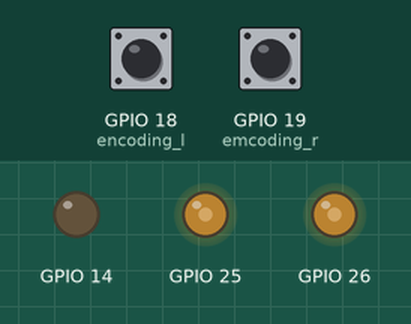
A sketch run on a simulated ESP32. Parts: output pins drawn as LEDs (lit = HIGH). The test bench sets the inputs (shaded band); at power-on: GPIO 18 (encoding_l) HIGH, GPIO 19 (emcoding_r) HIGH. What the sketch prints to the serial monitor is not drawn.

Above: at 0.1 s.
Timing chart, 0 to 39.1 s (numbered marks = the images above):
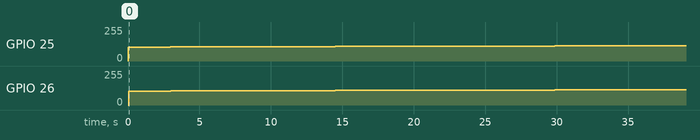

Measured:
- by itself, GPIO 25, GPIO 26: moves from 0/255 to 115/255 over 37.5 s

The sketch:

esp32_motor_control_0524.ino
```cpp
#include"control.h"
#include"Queue.h"
#include<esp32-hal-dac.h>
Queue<unsigned long> myQ_l = Queue<unsigned long>(1000);
Queue<unsigned long> myQ_r = Queue<unsigned long>(1000);

int HZ_l,HZ_r;
int a_l,b_l;
int a_r,b_r;

const double kp =2, ki = 0.00005, kd = 0;

double pwm;

void isr();

double PIDcontrol(double order,double in)
{
  unsigned long current_time;
  unsigned long previous_time = 0;
  double time_difference;
  double error;
  double last_error;
  double accumulated_error=0,rate_of_error;
  current_time=millis();
  time_difference=(double)(current_time - previous_time);
  error=order-in;
  accumulated_error+=error*time_difference;
  rate_of_error=(error-last_error)/time_difference;
  double out=(in+(kp*error+ki*accumulated_error+kd*rate_of_error))*0.4485+94.382;
  Serial.println(out);
  last_error=error;
  previous_time=current_time;

  return out;
}

void setup() {
  Serial.begin(9600);
  //ISR_setup();
  pinMode(26,OUTPUT);
  pinMode(25,OUTPUT);
  pinMode(14,OUTPUT);
  pinMode(18,INPUT);//encoding l
  pinMode(19,INPUT);//emcoding r
  pwm = 100;
  dacWrite(25,pwm);
  dacWrite(26,pwm);
  Serial.print("test begin");
}

void loop() {
  //dacWrite(25,10);
  double hz_l = pwm*2.22-209.4;
  double hz_r = pwm*2.22-209.4;

  isr();
  Serial.println("-----------");
  HZ_l = myQ_l.count();
  HZ_r = myQ_r.count();
  Serial.print(HZ_l);
  Serial.print(",");
  Serial.println(HZ_r);

  dacWrite(25,PIDcontrol(hz_l,HZ_l));
  dacWrite(26,PIDcontrol(hz_r,HZ_r));
}

void isr()
{
  unsigned long interrupt_time[2];
  a_l = digitalRead(18);
  if(a_l != b_l){
      interrupt_time[0] = millis();
      myQ_l.push(interrupt_time[0]);
      while(interrupt_time[0] - myQ_l.peek() > 1000){
         myQ_l.pop();
         }
      }
      //Serial.println(HZ_l);
   b_l = a_l;
   interrupt_time[0] = NULL;
  a_r = digitalRead(19);
  if(a_r != b_r){
      interrupt_time[1] = millis();
      myQ_r.push(interrupt_time[1]);
      while(interrupt_time[1] - myQ_r.peek() > 1000){
         myQ_r.pop();
      }
     }
  b_r = a_r;
  interrupt_time[1] = NULL;
}
```

Queue.h
```cpp
/*
 * Queue.h
 *
 * By Steven de Salas
 *
 * Defines a templated (generic) class for a queue of things.
 * Used for Arduino projects, just #include "Queue.h" and add this file via the IDE.
 *
 * Examples:
 *
 * Queue<char> queue(10); // Max 10 chars in this queue
 * queue.push('H');
 * queue.push('e');
 * queue.count(); // 2
 * queue.push('l');
 * queue.push('l');
 * queue.count(); // 4
 * Serial.print(queue.pop()); // H
 * Serial.print(queue.pop()); // e
 * queue.count(); // 2
 * queue.push('o');
 * queue.count(); // 3
 * Serial.print(queue.pop()); // l
 * Serial.print(queue.pop()); // l
 * Serial.print(queue.pop()); // o
 *
 * struct Point { int x; int y; }
 * Queue<Point> points(5);
 * points.push(Point{2,4});
 * points.push(Point{5,0});
 * points.count(); // 2
 *
 */

#ifndef ARDUINO_QUEUE_H
#define ARDUINO_QUEUE_H

#include <Arduino.h>

template<class T>
class Queue {
  private:
    unsigned long _front, _back, _count;
    T *_data;
    unsigned long _maxitems;
  public:
    Queue(unsigned long maxitems = 256) {
      _front = 0;
      _back = 0;
      _count = 0;
      _maxitems = maxitems;
      _data = new T[maxitems + 1];
    }
    ~Queue() {
      delete[] _data;
    }
    unsigned long count();
    unsigned long front();
    unsigned long back();
    void push(const T &item);
    T peek();
    T pop();
    void clear();
};

template<class T>
unsigned long Queue<T>::count()
{
  return _count;
}

template<class T>
unsigned long Queue<T>::front()
{
  return _front;
}

template<class T>
unsigned long Queue<T>::back()
{
  return _back;
}

template<class T>
void Queue<T>::push(const T &item)
{
  if(_count < _maxitems) { // Drops out when full
    _data[_back++]=item;
    ++_count;
    // Check wrap around
    if (_back > _maxitems)
      _back -= (_maxitems + 1);
  }
}

template<class T>
T Queue<T>::pop() {
  if(_count <= 0) return T(); // Returns empty
  else {
    T result = _data[_front];
    _front++;
    --_count;
    // Check wrap around
    if (_front > _maxitems)
      _front -= (_maxitems + 1);
    return result;
  }
}

template<class T>
T Queue<T>::peek() {
  if(_count <= 0) return T(); // Returns empty
  else return _data[_front];
}

template<class T>
void Queue<T>::clear()
{
  _front = _back;
  _count = 0;
}

#endif
```

control.cpp
```cpp
#include "control.h"
#include <Arduino.h>

#include<esp32-hal-dac.h>

MOTOR::MOTOR(int accpin,int revpin){
  acc_pin=accpin;
  rev_pin=revpin;
}
MOTOR::~MOTOR() {

}

void MOTOR::go(int acc){
  dacWrite(acc_pin,acc);
}

void MOTOR::reverse_go(int acc,bool rev){
  dacWrite(acc_pin,0);
  digitalWrite(rev_pin,~rev);
  dacWrite(acc_pin,acc);
}
void MOTOR::shut_down(){
  dacWrite(acc_pin,0);
}

int MOTOR::get_acc(){
  return acc;
}
int MOTOR::get_rev(){
  return rev;
}
```

control.h
```cpp
#ifndef CONTROL_h
#define CONTROL_h

#include "Arduino.h"


class MOTOR
{
  private:
    int acc_pin;
    int rev_pin;
    int acc;
    bool rev;

  public:

    MOTOR(int accpin,int revpin);
    ~MOTOR();
    void go(int acc);
    void reverse_go(int acc,bool rev);
    void shut_down();

    int get_acc();
    int get_rev();

};
#endif
```
